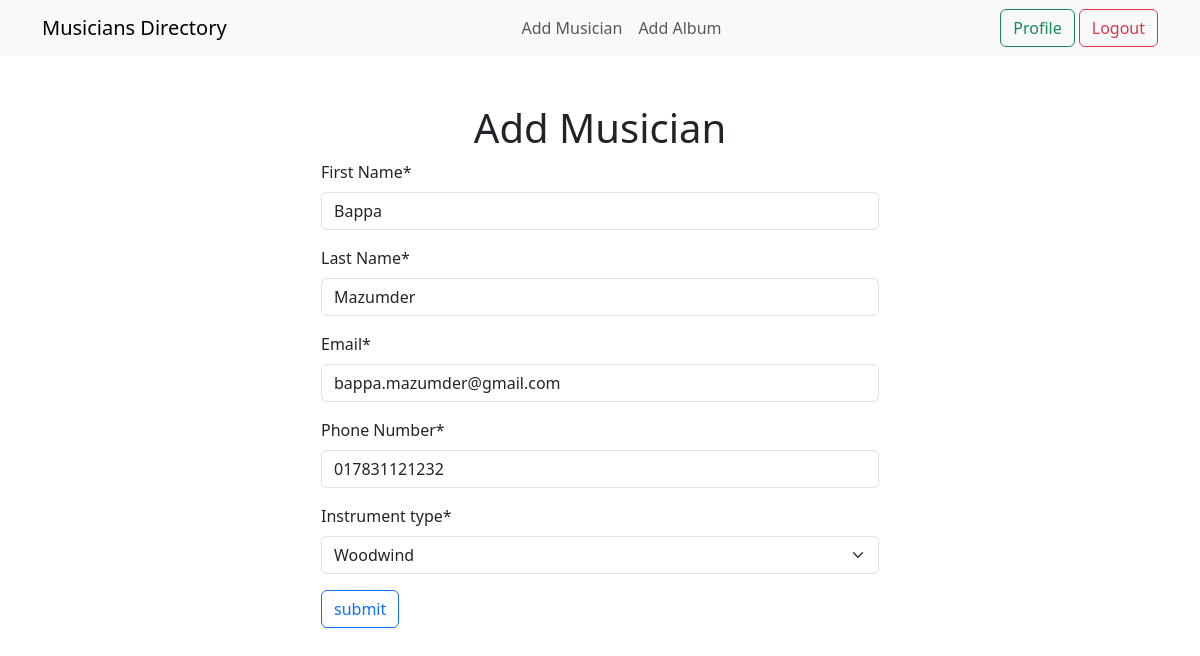
Screenshot of /musician/edit/3 (signed in) with the database file from the repository.
### musicians/models.py (models this page shows, shortened)
class Musician(models.Model):
  first_name=models.CharField(max_length=50)
  last_name=models.CharField(max_length=50)
  email=models.EmailField()
  phone_no=models.CharField(max_length=12)
  instrument_choice = [
    ('percussion', 'Percussion'),
    ('woodwind', 'Woodwind'),
    ('string', 'String'),
    ('brass', 'Brass'),
    ('keyboard', 'Keyboard'),
    ]
  instrument_type = models.CharField(max_length=50,
 choices=instrument_choice, default='-------')

### musicians/views.py (the view)
# urls.py: path('edit/<int:id>',views.EditMusicianView.as_view(),name='editmusician'),
@method_decorator(login_required ,name="dispatch")
class EditMusicianView(UpdateView):
  model=models.Musician
  form_class=MusicianForm
  template_name='add_musician.html'
  pk_url_kwarg='id'
  success_url = reverse_lazy('homepage')

### musicians/forms.py
class MusicianForm(forms.ModelForm):
  class Meta:
    model=Musician
    fields='__all__'
    labels={
      'first_name':"First Name",
      'last_name':"Last Name",
      'phone_no':"Phone Number",
      'insurance_type':"Instance Type"
    }

### musicians/templates/add_musician.html (shortened to what this page needs)
{% extends "base.html" %}
{% load crispy_forms_tags %}
{% block content%}
  <div class='container pt-5'>
    <h1 class='text-center'>Add Musician</h1>
    <form class="w-50 mx-auto "method="POST" >
      {{form | crispy}}
      <button type="submit" class='btn btn-outline-primary'>submit</button>
    </form>
  </div>
{% endblock %}

### rows the page displays
Musician: first_name "Bappa", last_name "Mazumder", email "bappa.mazumder@gmail.com", phone_no "017831121232", instrument_type "Woodwind"
